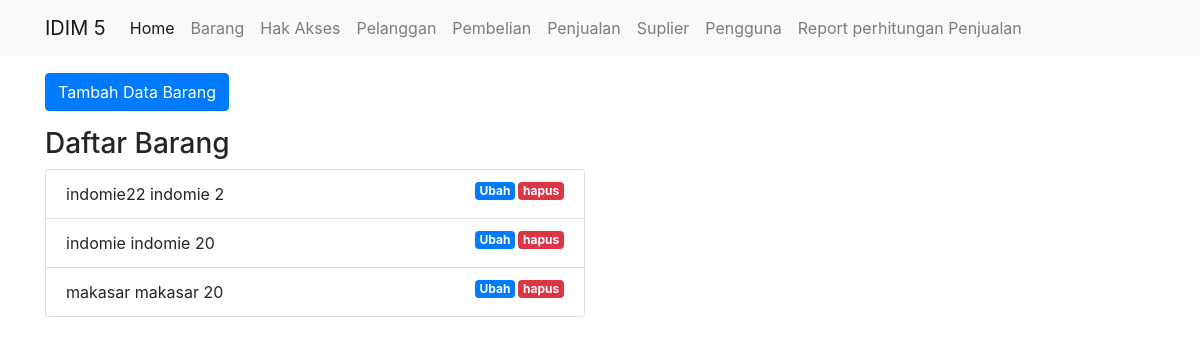
/public/barang, run on the app's committed database.
### tables this page shows
CREATE TABLE `barang` (
  `IdBarang` int(11) NOT NULL,
  `NamaBarang` varchar(255) NOT NULL,
  `Keterangan` varchar(255) NOT NULL,
  `Satuan` int(11) DEFAULT NULL,
  `IdPengguna` int(11) DEFAULT NULL
);

### app/core/Controller.php (called while the page is built, shortened)
<?php
class Controller {
    public function view($view, $data = [])
    {
        require_once '../app/views/' . $view . '.php';
    }
    public function model($model)
    {
        return new $model;
    }
}

### app/controllers/Barang.php (called while the page is built, shortened)
<?php
class Barang extends Controller {
    public function index()
    {
        $data['judul'] = 'Daftar Barang';
        $data['br'] = $this->model('Barang_model')->getAllBarang();
        $this->view('barang/index', $data);
    }
}

### app/core/App.php (called while the page is built, shortened)
<?php
class App {
    protected $method = 'index';
    protected $params = [];
    public function __construct()
    {
        $this->controller = new $this->controller;
        call_user_func_array([$this->controller, $this->method], $this->params);
    }
}

### public/index.php (called while the page is built, shortened)
<?php
$app = new App;

### app/core/Database.php (called while the page is built, shortened)
<?php
class Database {
    private $host = DB_HOST;
    private $user = DB_USER;
    private $pass = DB_PASS;
    private $db_name = DB_NAME;
    private $dbh;
    private $stmt;
    public function __construct()
    {
        $dsn = 'mysql:host=' . $this->host . ';dbname=' . $this->db_name;
        $option = [
            PDO::ATTR_PERSISTENT => true,
            PDO::ATTR_ERRMODE => PDO::ERRMODE_EXCEPTION
        ];
        try {
            $this->dbh = new PDO($dsn, $this->user, $this->pass, $option);
        } catch(PDOException $e) {
            die($e->getMessage());
        }
    }
    public function query($query)
    {
        $this->stmt = $this->dbh->prepare($query);
    }
    public function execute()
    {
        $this->stmt->execute();
    }
    public function resultSet()
    {
        $this->execute();
        return $this->stmt->fetchAll(PDO::FETCH_ASSOC);
    }
}

### app/models/Barang_model.php (called while the page is built, shortened)
<?php
class Barang_model {
    private $table = 'barang';
    private $db;
    public function __construct()
    {
        $this->db = new Database;
    }
    public function getAllBarang()
    {
        $this->db->query('SELECT * FROM ' . $this->table);
        return $this->db->resultSet();
    }
}

### app/views/barang/index.php (the view, shortened to what this page needs)
<div class="container mt-3">
    <div class="row">
      <div class="col-lg-6">
      </div>
    </div>
    <div class="row mb-3">
      <div class="col-lg-6">
        <button type="button" class="btn btn-primary tombolTambahData" data-toggle="modal" data-target="#formModal">
          Tambah Data Barang
        </button>
      </div>
    </div>
    <div class="row">
        <div class="col-lg-6">
          <h3>Daftar Barang</h3>
          <ul class="list-group">
            <?php foreach( $data['br'] as $br ) : ?>
              <li class="list-group-item">
                  <?= $br['NamaBarang'];?>
                  <?= $br['Keterangan'];?>
                  <?= $br['Satuan'];?>
                  <a href="<?= BASEURL; ?>/barang/hapus/<?= $br['IdBarang']; ?>" class="badge badge-danger float-right" onclick="return confirm('yakin?');">hapus</a>
                  <a href="<?= BASEURL; ?>/barang/ubahDetail/<?= $br['IdBarang']; ?>" class="badge badge-primary float-right">Ubah</a>
              </li>
            <?php endforeach; ?>
          </ul>
        </div>
    </div>
</div>

### public/css/style.css (style rules this page uses)
.badge { margin-left: 3px; }

### data on the page
barang: NamaBarang "indomie22", Keterangan "indomie", Satuan "2"
barang: NamaBarang "indomie", Keterangan "indomie", Satuan "20"
barang: NamaBarang "makasar", Keterangan "makasar", Satuan "20"
